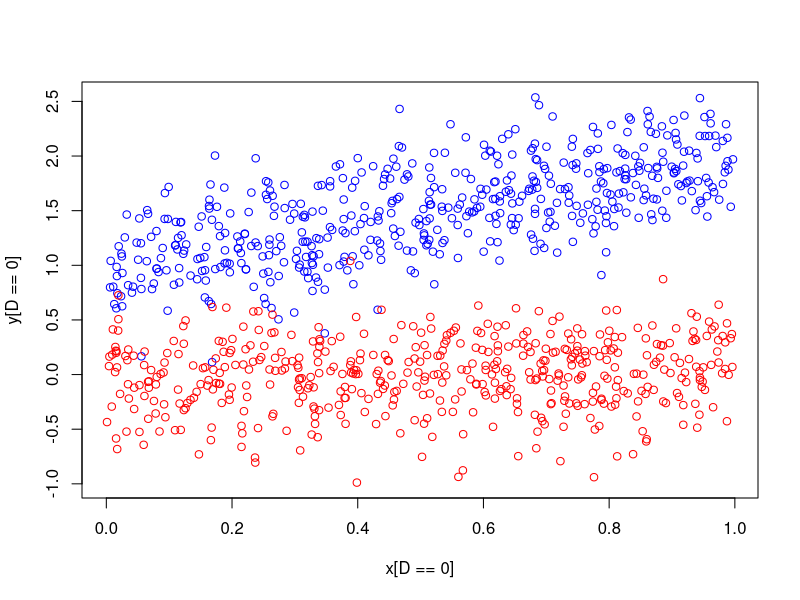

Recreate this plot in R.
### CODE FOR LECTURE #9 (not mandatory) ###
### JEB109 Econometrics I ###
### Institute of Economic Studies, Faculty of Social Sciences, Charles University ###

### SIMULATION OF TWO DIFFERENT SUBPOPULATIONS ###

#Set random seed for replication
set.seed(12345)

#Create a function to simulate simply
dummy_sim<-function(obs, #specify number of observations
                    b0, #specify the intercept for the base group
                    d0, #specify the intercept difference for the other group
                    b1, #specify the slope for the base group
                    d1, #specify the slope difference for the other group
                    split, #specify the split boundary/ratio for the other group
                    sigma2){ #specify the error variance
  x<-runif(obs) #generate the independent variable from the uniform distribution
  D<-runif(obs)<split #generate D randomly to follow the split boundary, i.e., for the other group
  y<-b0+d0*D+b1*x+d1*D*x+rnorm(obs,sd=sqrt(sigma2)) #generate the dependent variable
  plot(x[D==0],y[D==0],col="blue", #plot the base group (blue)
       xlim=c(min(x),max(x)),ylim=c(min(y),max(y))) #make sure all will be visible in the chart
  points(x[D==1],y[D==1],col="red") #add the other group (red)
  return(data.frame(y=y,x=x,D=as.numeric(D))) #return a data frame with the variables
}

#Simulate the data according to specific parameters
dataset<-dummy_sim(1000,1,-1,1,-1,0.5,0.1)

#Estimate two models by OLS
summary(lm(y~D+x+I(D*x),data=dataset)) #check the model with dummies
summary(lm(y~x,data=dataset)) #compare to the trivial model